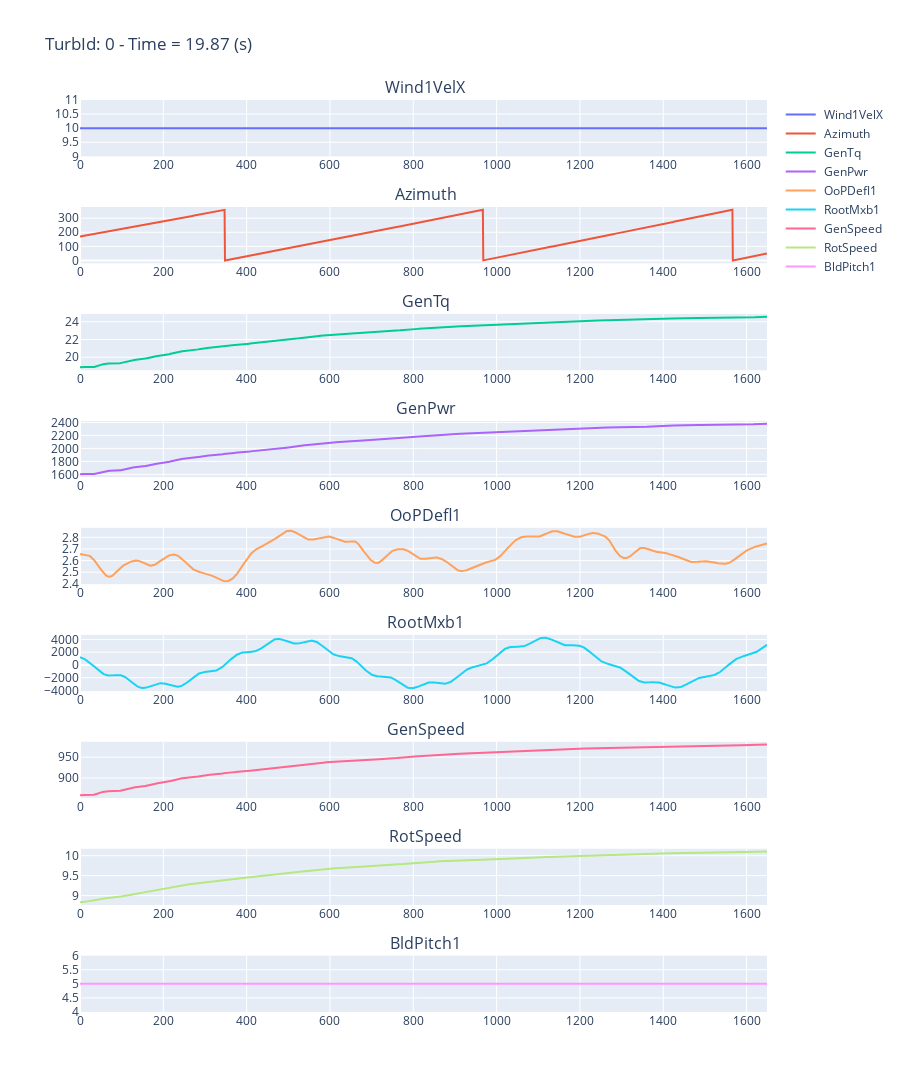

The notebook cell this image was saved under:
### Code cell
rfi.fast_sub(25)

### Figure 1 — Plotly figure (JSON) as saved in the notebook; plotly's stock layout.template omitted (floating-point values rounded to 4 significant figures; data arrays with more than 128 entries replaced by an {"elided": "..."} marker saying what was removed)
{"data": [{"mode": "lines", "name": " Wind1VelX", "type": "scatter", "xaxis": "x", "y": {"elided": "1650 int values"}, "yaxis": "y"}, {"mode": "lines", "name": " Azimuth", "type": "scatter", "xaxis": "x2", "y": {"elided": "1650 float values"}, "yaxis": "y2"}, {"mode": "lines", "name": " GenTq", "type": "scatter", "xaxis": "x3", "y": {"elided": "1650 float values"}, "yaxis": "y3"}, {"mode": "lines", "name": " GenPwr", "type": "scatter", "xaxis": "x4", "y": {"elided": "1650 float values"}, "yaxis": "y4"}, {"mode": "lines", "name": " OoPDefl1", "type": "scatter", "xaxis": "x5", "y": {"elided": "1650 float values"}, "yaxis": "y5"}, {"mode": "lines", "name": " RootMxb1", "type": "scatter", "xaxis": "x6", "y": {"elided": "1650 float values"}, "yaxis": "y6"}, {"mode": "lines", "name": " GenSpeed", "type": "scatter", "xaxis": "x7", "y": {"elided": "1650 float values"}, "yaxis": "y7"}, {"mode": "lines", "name": " RotSpeed", "type": "scatter", "xaxis": "x8", "y": {"elided": "1650 float values"}, "yaxis": "y8"}, {"mode": "lines", "name": " BldPitch1", "type": "scatter", "xaxis": "x9", "y": {"elided": "1650 int values"}, "yaxis": "y9"}], "layout": {"annotations": [{"font": {"size": 16}, "showarrow": false, "text": " Wind1VelX", "x": 0.5, "xanchor": "center", "xref": "paper", "y": 1, "yanchor": "bottom", "yref": "paper"}, {"font": {"size": 16}, "showarrow": false, "text": " Azimuth", "x": 0.5, "xanchor": "center", "xref": "paper", "y": 0.8827, "yanchor": "bottom", "yref": "paper"}, {"font": {"size": 16}, "showarrow": false, "text": " GenTq", "x": 0.5, "xanchor": "center", "xref": "paper", "y": 0.7654, "yanchor": "bottom", "yref": "paper"}, {"font": {"size": 16}, "showarrow": false, "text": " GenPwr", "x": 0.5, "xanchor": "center", "xref": "paper", "y": 0.6481, "yanchor": "bottom", "yref": "paper"}, {"font": {"size": 16}, "showarrow": false, "text": " OoPDefl1", "x": 0.5, "xanchor": "center", "xref": "paper", "y": 0.5309, "yanchor": "bottom", "yref": "paper"}, {"font": {"size": 16}, "showarrow": false, "text": " RootMxb1", "x": 0.5, "xanchor": "center", "xref": "paper", "y": 0.4136, "yanchor": "bottom", "yref": "paper"}, {"font": {"size": 16}, "showarrow": false, "text": " GenSpeed", "x": 0.5, "xanchor": "center", "xref": "paper", "y": 0.2963, "yanchor": "bottom", "yref": "paper"}, {"font": {"size": 16}, "showarrow": false, "text": " RotSpeed", "x": 0.5, "xanchor": "center", "xref": "paper", "y": 0.179, "yanchor": "bottom", "yref": "paper"}, {"font": {"size": 16}, "showarrow": false, "text": " BldPitch1", "x": 0.5, "xanchor": "center", "xref": "paper", "y": 0.06173, "yanchor": "bottom", "yref": "paper"}], "height": 1200, "title": {"text": "TurbId: 0 - Time = 19.87 (s)"}, "xaxis": {"anchor": "y", "domain": [0, 1]}, "xaxis2": {"anchor": "y2", "domain": [0, 1]}, "xaxis3": {"anchor": "y3", "domain": [0, 1]}, "xaxis4": {"anchor": "y4", "domain": [0, 1]}, "xaxis5": {"anchor": "y5", "domain": [0, 1]}, "xaxis6": {"anchor": "y6", "domain": [0, 1]}, "xaxis7": {"anchor": "y7", "domain": [0, 1]}, "xaxis8": {"anchor": "y8", "domain": [0, 1]}, "xaxis9": {"anchor": "y9", "domain": [0, 1]}, "yaxis": {"anchor": "x", "domain": [0.9383, 1]}, "yaxis2": {"anchor": "x2", "domain": [0.821, 0.8827]}, "yaxis3": {"anchor": "x3", "domain": [0.7037, 0.7654]}, "yaxis4": {"anchor": "x4", "domain": [0.5864, 0.6481]}, "yaxis5": {"anchor": "x5", "domain": [0.4691, 0.5309]}, "yaxis6": {"anchor": "x6", "domain": [0.3519, 0.4136]}, "yaxis7": {"anchor": "x7", "domain": [0.2346, 0.2963]}, "yaxis8": {"anchor": "x8", "domain": [0.1173, 0.179]}, "yaxis9": {"anchor": "x9", "domain": [0, 0.06173]}}}
